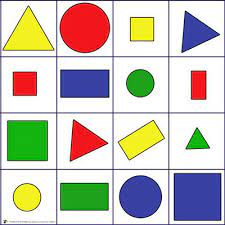
#> input picture test_folder/shapes_2.jpg, 225 x 225 px, found by its file name
$ python 9_image_detection.py
#> lines starting #> are read from the running program, lines starting #| are printed output that depends on the picture; after the words box and inside, x2 and y2 are one past the last pixel; in counts of white or black regions, pixels touching at a corner belong together
#deteciton of shapes and counters:--
import cv2
import numpy as np
def stackImages(scale,imgArray):
    rows = len(imgArray)
    cols = len(imgArray[0])
    rowsAvailable = isinstance(imgArray[0], list)
    width = imgArray[0][0].shape[1]
    height = imgArray[0][0].shape[0]
    if rowsAvailable:
        for x in range ( 0, rows):
            for y in range(0, cols):
                if imgArray[x][y].shape[:2] == imgArray[0][0].shape [:2]:
                    imgArray[x][y] = cv2.resize(imgArray[x][y], (0, 0), None, scale, scale)
                else:
                    imgArray[x][y] = cv2.resize(imgArray[x][y], (imgArray[0][0].shape[1], imgArray[0][0].shape[0]), None, scale, scale)
                if len(imgArray[x][y].shape) == 2: imgArray[x][y]= cv2.cvtColor( imgArray[x][y], cv2.COLOR_GRAY2BGR)
        imageBlank = np.zeros((height, width, 3), np.uint8)
        hor = [imageBlank]*rows
        hor_con = [imageBlank]*rows
        for x in range(0, rows):
            hor[x] = np.hstack(imgArray[x])
        ver = np.vstack(hor)
    else:
        for x in range(0, rows):
            if imgArray[x].shape[:2] == imgArray[0].shape[:2]:
                imgArray[x] = cv2.resize(imgArray[x], (0, 0), None, scale, scale)
            else:
                imgArray[x] = cv2.resize(imgArray[x], (imgArray[0].shape[1], imgArray[0].shape[0]), None,scale, scale)
            if len(imgArray[x].shape) == 2: imgArray[x] = cv2.cvtColor(imgArray[x], cv2.COLOR_GRAY2BGR)
        hor= np.hstack(imgArray)
        ver = hor
    return ver


def getcontours(image):
    contours,hierarchy = cv2.findContours(image,cv2.RETR_EXTERNAL,cv2.CHAIN_APPROX_NONE)
    for cnt in contours:
        area = cv2.contourArea(cnt)
        #print(area)
        if area>200:
            cv2.drawContours(imgContours,cnt,-1,(255,0,0),2)
            peri = cv2.arcLength(cnt,True)
            #print(peri)
            approx = cv2.approxPolyDP(cnt,0.02*peri,True)
            print(len(approx))
            objcnr = len(approx)
            x,y,w,h = cv2.boundingRect(approx)
            if objcnr == 3:
                objecttype = "Tri"
            else:
                objecttype = None
            cv2.rectangle(imgContours,(x,y),(x+w,y+h),(0,255,0),2)
            cv2.putText(imgContours,objecttype,(x+(w//2)-10,y+(h//2)-10),cv2.FONT_HERSHEY_COMPLEX,0.5,(0,0,0),2)


img = cv2.imread("c:/opencv/test_folder/shapes_2.jpg")
#> img is the input picture: shape (225, 225, 3); mean B, G, R 183.6, 195.2, 199.4
gray_img = cv2.cvtColor(img,cv2.COLOR_BGR2GRAY)
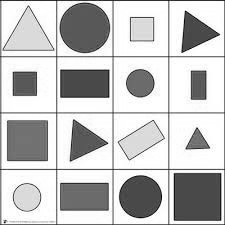
#> gray_img: shape (225, 225); min 3, max 255, mean 195.1
imgContours = img.copy()
blur_img = cv2.GaussianBlur(gray_img,(3,3),0)
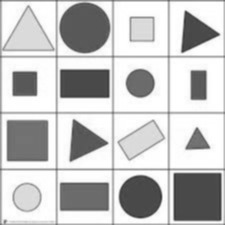
#> blur_img: shape (225, 225); min 57, max 255, mean 195.8
canny_img = cv2.Canny(blur_img,100,100)
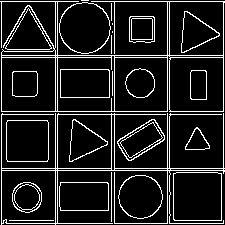
#> canny_img: shape (225, 225); 12.1% white in thin lines or dots
blank_img = np.zeros_like(img)
getcontours(canny_img)
#> in getcontours, `contours,hierarchy = cv2.findContours(image,cv2.RETR_EXTERNAL,cv2.CHAI..`: contours = 16 contours, 6 with area under 20; largest, box (x1, y1, x2, y2) and area: (0, 1, 225, 112) 16708, (1, 113, 225, 225) 6504, (173, 172, 222, 221) 2298, (59, 2, 111, 54) 2047, (6, 120, 49, 162) 1716
#> the loop in getcontours, `for cnt in contours:` made 16 passes
#> (area, peri, approx, objcnr, x, y, w, h) on passes 1, 3, 5, 6, 7, 12: (1364.5, 152.2, [[60, 182], [60, 210], [108, 210], [107, 182]], 4, 60, 182, 49, 29), (2297.5, 190.2, [[173, 173], [174, 220], [221, 220], [221, 173]], 4, 173, 173, 49, 48), (316, 77.94, [[196, 127], [185, 149], [209, 148], [200, 130]], 4, 185, 127, 25, 23), (1716, 163.7, [[7, 120], [7, 161], [47, 161], [47, 120]], 4, 7, 120, 41, 42), (1053, 138.5, [[154, 119], [117, 141], [128, 160], [164, 139]], 4, 117, 119, 48, 42), (633, 100.5, [[130, 16], [129, 41], [154, 41], [154, 17]], 4, 129, 16, 26, 26)
#> (area, peri, objcnr, x, y, w, h) on passes 2, 8, 14, 15: (1486, 144.7, 8, 118, 175, 45, 44), (6503.5, 2174.3, 17, 1, 113, 223, 112), (2047, 170, 8, 61, 3, 48, 49), (16708, 1744.9, 14, 0, 1, 225, 111)
#| 4
#| 8
#| 4
#| 4
#| 4
#| 4
#| 17
#| 4
#> (further printed lines are left out)
#> after the loop in getcontours, `for cnt in contours:`:
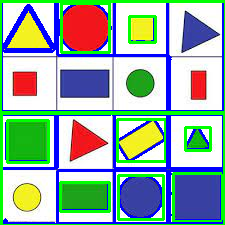
#> imgContours: shape (225, 225, 3); mean B, G, R 165.9, 176.1, 148.9

img_stack = stackImages(1,([img,gray_img,blur_img],[canny_img,imgContours,blank_img]))
#> after the loop in stackImages, `for x in range(0, rows):`: hor = 2 items
#> in stackImages, `ver = np.vstack(hor)`:
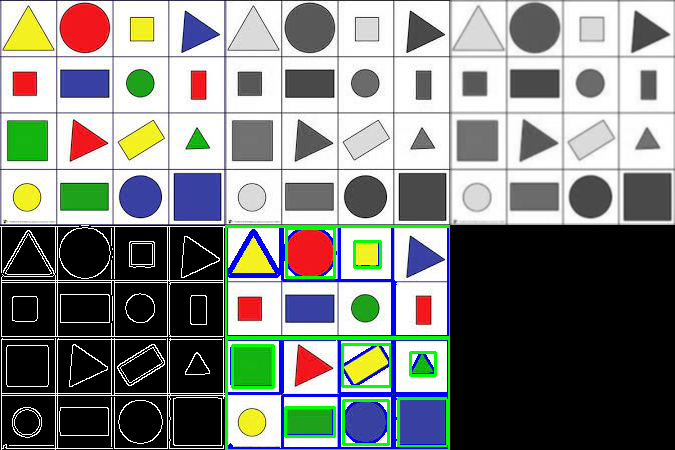
#> ver: shape (450, 675, 3); mean of channels 0, 1, 2 128.5, 132.2, 128.3; drawn as B, G, R


# [4 lines of commented-out code are left out]
cv2.imshow("stack",img_stack)
cv2.waitKey(0)

$ run again, with test_folder/face.jpg copied over test_folder/shapes_2.jpg
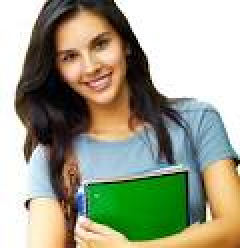
#> input picture test_folder/face.jpg, 120 x 124 px, found by its file name (shown 2 times larger)
#> img is the input picture: shape (124, 120, 3); mean B, G, R 139.1, 160.9, 158.1
#> `canny_img = cv2.Canny(blur_img,100,100)`:
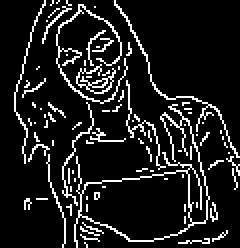
#> canny_img: shape (124, 120) (shown 2 times larger); 11.3% white in thin lines or dots
#> contours = 82 contours, 78 with area under 20; largest, box (x1, y1, x2, y2) and area: (37, 52, 105, 124) 1508, (38, 32, 58, 47) 70, (28, 2, 64, 52) 47, (57, 0, 120, 79) 34
#> the loop in getcontours, `for cnt in contours:` made 82 passes
#> (area, peri, objcnr, x, y, w, h) on pass 52: (1508, 613.2, 8, 38, 52, 66, 72)
#> (printed output is left out)
#> after the loop in stackImages, `for x in range(0, rows):`: hor = 2 items
#> in stackImages, `ver = np.vstack(hor)`:
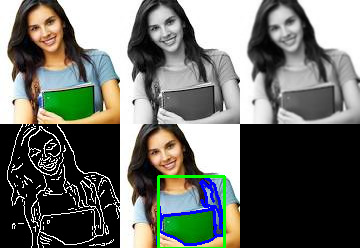
#> ver: shape (248, 360, 3); mean of channels 0, 1, 2 104.3, 110.7, 107.9; drawn as B, G, R
